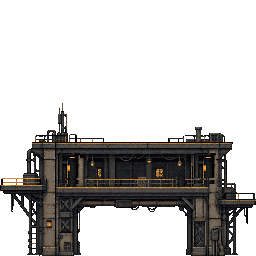
#> input picture game/assets/battlefield_traversal/gatehouse.png, 256 x 256 px; its folder holds only this picture in this run
$ python build_battlefield_traversal_layout.py
#> lines starting #> are read from the running program, lines starting #| are printed output that depends on the picture
"""Place generated walkable modules and serialize their painted collision surfaces."""
from pathlib import Path
import hashlib
import json
import numpy as np
from PIL import Image

ROOT = Path(__file__).resolve().parents[1]
OUT = ROOT / 'outputs/battlefield_traversal_v06'
ASSETS = ROOT / 'game/assets/battlefield_traversal'
ORIGIN = (0,-256)
SIZE = (6144,512)
GROUND = 168

# Each top follows an exposed painted floor lip, not a handrail above the deck.
DECKS = {
    'gatehouse': [('left_landing',[0,185,48,5]),('second_floor',[57,187,161,5]),
                  ('right_landing',[223,200,33,5]),('roof',[30,143,202,5])],
    'tower': [('left_landing',[0,178,49,5]),('right_landing',[214,192,42,5]),
              ('second_floor',[54,126,201,5]),('upper_landing',[0,80,39,5]),
              ('roof',[55,46,153,5]),('roof_right',[208,48,48,5])]
}
STAIRS = [
    ('lower_left',[(38,178),(69,126),(69,132),(38,184)]),
    ('upper_left',[(37,80),(68,126),(68,132),(37,86)]),
    ('roof_left',[(37,80),(58,46),(58,52),(37,86)]),
    ('lower_right',[(196,126),(238,192),(238,198),(196,132)])
]
PLACEMENTS = [
    ('gate_01','gatehouse',640),('tower_01','tower',912),
    ('gate_02','gatehouse',1376),('tower_02','tower',3200),('gate_03','gatehouse',4800),
    ('sedan_01','wreck_sedan',560),('van_01','wreck_van',912),
    ('truck_01','wreck_truck',1240),('sedan_02','wreck_sedan',1792),
    ('van_02','wreck_van',3104),('truck_02','wreck_truck',3520),('sedan_03','wreck_sedan',4720)
]


def main():
    canvas = Image.new('RGBA', SIZE)
#> canvas: PIL image 6144x512 RGBA; every value is 0
    colliders, fixtures = [], []
    for identity, name, x in PLACEMENTS:
        art = Image.open(ASSETS / (name+'.png')).convert('RGBA')
#> art is the input picture: PIL image 256x256 RGBA; mean R, G, B, A 15.3, 13.9, 12.7, 75.3
        y = GROUND - art.height
#> y = -88
        canvas.alpha_composite(art,(x,y-ORIGIN[1]))
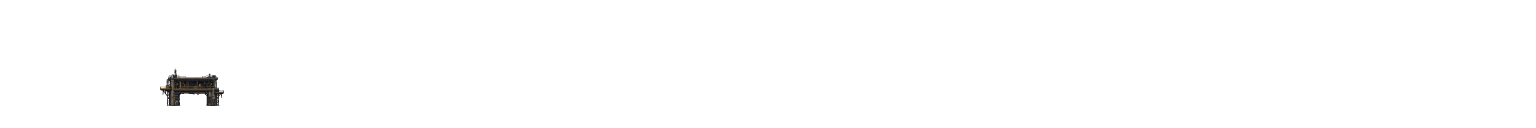
#> canvas: PIL image 6144x512 RGBA (shown at 1/4 size); mean R, G, B, A 0.3, 0.3, 0.3, 1.6; transparent parts drawn white
        fixture = {'id':identity,'asset':name+'.png','kind':'building' if name in DECKS else 'vehicle',
                   'position':[x,y],'rect':[x,y,art.width,art.height],'surfaces':[]}
        if name in DECKS:
            for surface, local in DECKS[name]:
                sid = identity+'_'+surface
                lx,ly,w,h = local
                colliders.append({'id':sid,'rect':[x+lx,y+ly,w,h],'one_way':True,
                                  'kind':'roof' if surface.startswith('roof') else 'floor','fixture_id':identity})
                fixture['surfaces'].append(sid)
            if name == 'tower':
                for surface, points in STAIRS:
                    sid = identity+'_stairs_'+surface
                    colliders.append({'id':sid,'polygon':[[x+px,y+py] for px,py in points],
                                      'one_way':True,'kind':'stairs','fixture_id':identity})
                    fixture['surfaces'].append(sid)
        else:
            alpha = np.array(art.getchannel('A'))
            xs = list(range(2,art.width-2,4))+[art.width-3]
            top = [[px,int(np.flatnonzero(alpha[:,px]>0)[0])+1] for px in xs]
            polygon = top+[[art.width-3,art.height],[2,art.height]]
            sid = identity+'_body'
            colliders.append({'id':sid,'polygon':[[x+px,y+py] for px,py in polygon],
                              'top_profile':[[x+px,y+py] for px,py in top],
                              'one_way':False,'kind':'vehicle','fixture_id':identity})
            fixture['surfaces'].append(sid)
            fixture['body_id'] = sid
        fixtures.append(fixture)
    def point(identity, surface, x, y, mode='jump'):
        return {'id':identity,'surface_id':surface,'position':[x,y],'mode':mode}
    waypoints = [
        point('sedan_roof','sedan_01_body',612,147),
        point('gate_left_landing','gate_01_left_landing',664,97),
        point('gate_second_floor','gate_01_second_floor',720,99,'walk'),
        point('gate_roof','gate_01_roof',760,55),
        point('gate_roof_edge','gate_01_roof',862,55,'walk'),
        point('tower_low_landing','tower_01_left_landing',934,90),
        point('tower_second_floor','tower_01_second_floor',990,38,'walk'),
        point('tower_upper_landing','tower_01_upper_landing',932,-8,'walk'),
        point('tower_roof','tower_01_roof',1008,-42,'walk'),
        point('tower_roof_edge','tower_01_roof',1104,-42,'walk'),
        point('return_to_sand','ground',1218,168,'walk'),
        point('truck_cab','truck_01_body',1274,134),
        point('truck_flatbed','truck_01_body',1324,150,'walk'),
        point('route_exit','ground',1408,168,'walk')
    ]
    data = {'version':6,'origin':list(ORIGIN),'art_size':list(SIZE),
            'ground_unchanged':True,'route_start':[530,168],
            'fixtures':fixtures,'colliders':colliders,'waypoints':waypoints}
    OUT.mkdir(parents=True,exist_ok=True)
    canvas.save(ASSETS / 'foreground_native.png',optimize=True)
    canvas.save(OUT / 'foreground_native.png',optimize=True)
    canvas.resize((12288,1024),Image.Resampling.NEAREST).save(OUT / 'foreground_12288x1024.png',optimize=True)
    encoded = json.dumps(data,ensure_ascii=False,indent=2)+'\n'
    for path in (ASSETS/'layout.json',OUT/'layout.json'):
        with path.open('w',encoding='utf-8',newline='\n') as stream: stream.write(encoded)
    report = {'foreground_size':list(SIZE),'origin':list(ORIGIN),
              'fixtures':len(fixtures),'buildings':5,'vehicles':7,
              'colliders':len(colliders),'waypoints':len(waypoints),
              'foreground_sha256':hashlib.sha256((ASSETS/'foreground_native.png').read_bytes()).hexdigest(),
              'source_art':'built-in-imagegen','composition':'user-authorized pixel alignment and placement'}
    (OUT/'layout_info.json').write_text(json.dumps(report,indent=2)+'\n',encoding='utf-8')
    print(json.dumps(report))


if __name__ == '__main__':
#> (the run stopped early here; a loop or call above may not have finished)
